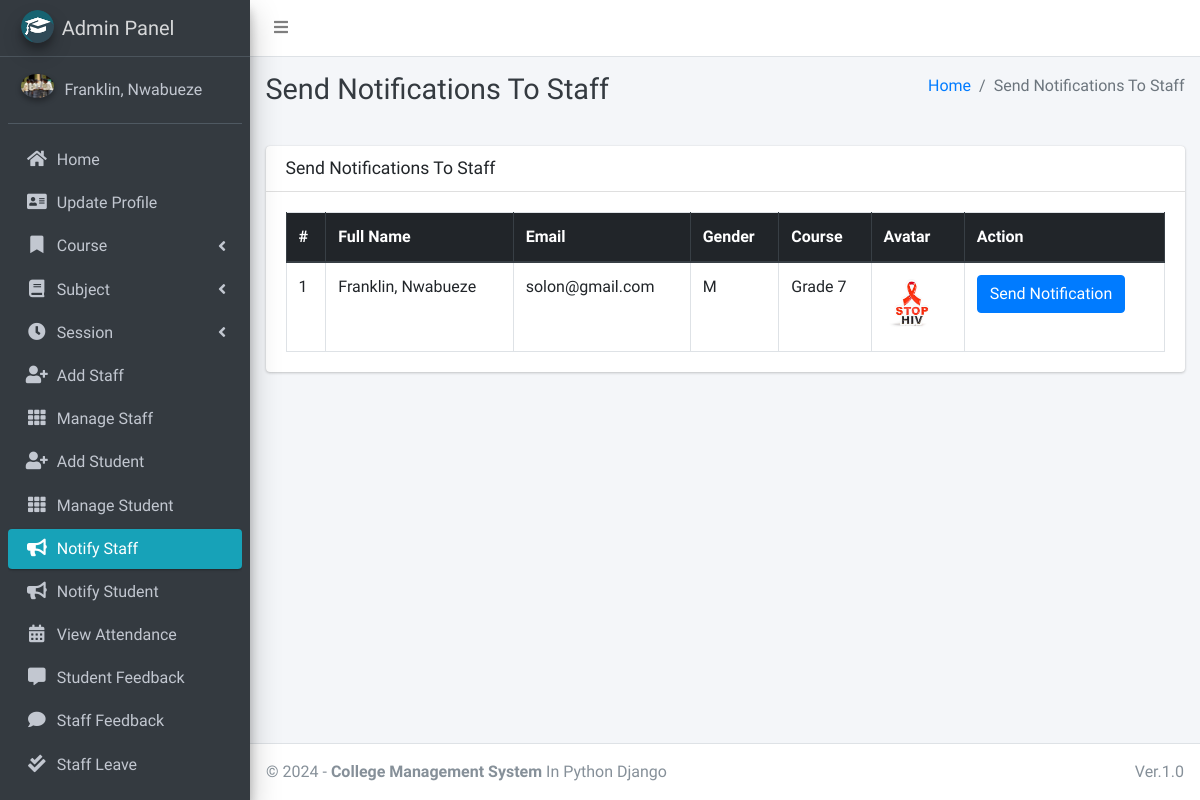
/admin_notify_staff (signed in), run on the app's committed database.
### main_app/models.py (models this page shows, shortened)
class CustomUser(AbstractUser):
    USER_TYPE = ((1, "HOD"), (2, "Staff"), (3, "Student"))  # Choices for user types
    GENDER = [("M", "Male"), ("F", "Female")]  # Choices for gender
    username = None  # Removed username field, using email instead
    email = models.EmailField(unique=True)  # Unique email field for authentication
    user_type = models.CharField(default=1, choices=USER_TYPE, max_length=1)  # User role
    gender = models.CharField(max_length=1, choices=GENDER)  # Gender field
    profile_pic = models.ImageField()  # Profile picture field
    address = models.TextField()  # Address field
    fcm_token = models.TextField(default="")  # For Firebase notifications
    created_at = models.DateTimeField(auto_now_add=True)  # Timestamp for creation
    updated_at = models.DateTimeField(auto_now=True)  # Timestamp for last update
    USERNAME_FIELD = "email"  # Use email as the unique identifier for login
    REQUIRED_FIELDS = []  # No additional fields required for creating a user
    objects = CustomUserManager()  # Use custom user manager
    def __str__(self):
        return self.last_name + ", " + self.first_name  # String representation of the user

class Staff(models.Model):
    course = models.ForeignKey(Course, on_delete=models.DO_NOTHING, null=True, blank=False)  # Link to Course
    admin = models.OneToOneField(CustomUser, on_delete=models.CASCADE)  # Link to CustomUser

class Course(models.Model):
    name = models.CharField(max_length=120)  # Course name
    created_at = models.DateTimeField(auto_now_add=True)  # Creation timestamp
    updated_at = models.DateTimeField(auto_now=True)  # Last update timestamp

### main_app/hod_views.py (the view)
# urls.py: path("admin_notify_staff", hod_views.admin_notify_staff,
def admin_notify_staff(request):
    staff = CustomUser.objects.filter(user_type=2)
    context = {
        'page_title': "Send Notifications To Staff",
        'allStaff': staff
    }
    return render(request, "hod_template/staff_notification.html", context)

### main_app/templates/hod_template/staff_notification.html (shortened to what this page needs)
{% extends 'main_app/base.html' %}
{% load static %}
{% block page_title %}{{page_title}}{% endblock page_title %}
{% block content %}
<section class="content">
    <div class="container-fluid">
        <div class="row">
            <div class="col-md-12">
                <div class="card">
                    <div class="card-header">
                        <h3 class="card-title">{{page_title}}</h3>
                    </div>
                    <div class="card-body">
                        <table id="example2" class="table table-bordered table-hover">
                            <thead class="thead-dark">
                                <tr>
                                    <th>#</th>
                                    <th>Full Name</th>
                                    <th>Email</th>
                                    <th>Gender</th>
                                    <th>Course</th>
                                    <th>Avatar</th>
                                    <th>Action</th>
                                </tr>
                            </thead>
                            <tbody>
                                {% for staff in allStaff %}
                                <tr>
                                    <td>{{ forloop.counter }}</td>
                                    <td>{{staff.last_name}}, {{staff.first_name}}</td>
                                    <td>{{staff.email}}</td>
                                    <td>{{staff.gender}}</td>
                                    <td>{{staff.staff.course.name}}</td>
                                    <td>
                                        {% if staff.profile_pic == ""  %}
                                        No Image
                                        {% else %}
                                        <img class="img img-fluid mb-2" height="56" width="56"
                                            src="{{staff.profile_pic}}" alt="">
                                        {% endif %}
                                    </td>
                                    <td><button data-toggle = "modal" data-target = "#myModal"class="btn btn-primary show_notification" value="{{staff.id}}">Send Notification</button>
                                    </td>
                                </tr>
                                {% endfor %}
                            </tbody>
                        </table>
                    </div>
                </div>
            </div>
        </div>
    </div>
</section>
{% endblock content %}

### main_app/templates/main_app/sidebar_template.html (shortened to what this page needs)
{% load static %}
<aside class="main-sidebar sidebar-dark-info elevation-4">
    {% if request.user.user_type == '1' %}
    <a href="{% url 'admin_home' %}" class="brand-link">
        <img src="{% static 'dist/img/cmsl.png' %} " alt="AdminLTE Logo"
            class="brand-image img-circle elevation-3" >
        <span class="brand-text font-weight-light">Admin Panel</span>
    </a>
    <div class="sidebar">
        <div class="user-panel mt-3 pb-3 mb-3 d-flex">
            <div class="image">
                <img src="{{ request.user.profile_pic}}" class="img-circle elevation-2" alt="User Image">
            </div>
            <div class="info">
                <a href="#" class="d-block">{{user}}</a>
            </div>
        </div>
        <nav class="mt-2">
            <ul class="nav nav-pills nav-sidebar flex-column" data-widget="treeview" role="menu" data-accordion="false">
                <li class="nav-item">
                    {% url 'admin_home' as admin_home %}
                    <a href="{{admin_home}}" class="nav-link {% if admin_home == request.path %} active {% endif %}">
                        <i class="nav-icon fas fa-home"></i>
                        <p>
                            Home
                        </p>
                    </a>
                </li>
                <li class="nav-item">
                    {% url 'admin_view_profile' as admin_view_profile %}
                    <a href="{{admin_view_profile}}"
                        class="nav-link {% if admin_view_profile == request.path %} active {% endif %}">
                        <i class="nav-icon fas fa-address-card"></i>
                        <p>
                            Update Profile
                        </p>
                    </a>
                </li>
                <li class="nav-item has-treeview">
                    <a href="#" class="nav-link">
                        <i class="nav-icon fas fa-bookmark"></i>
                        <p>
                            Course
                            <i class="fas fa-angle-left right"></i>
                        </p>
                    </a>
                </li>
                <li class="nav-item has-treeview">
                    <a href="#" class="nav-link">
                        <i class="nav-icon fas fa-book"></i>
                        <p>
                            Subject
                            <i class="fas fa-angle-left right"></i>
                        </p>
                    </a>
                </li>
                <li class="nav-item has-treeview">
                    <a href="#" class="nav-link">
                        <i class="nav-icon fas fa-clock"></i>
                        <p>
                            Session
                            <i class="fas fa-angle-left right"></i>
                        </p>
                    </a>
                </li>
                <li class="nav-item">
                    {% url 'add_staff' as add_staff %}
                    <a href="{{add_staff}}" class="nav-link {% if add_staff == request.path %} active {% endif %}">
                        <i class="nav-icon fas fa-user-plus"></i>
                        <p>
                            Add Staff
                        </p>
                    </a>
                </li>
                <li class="nav-item">
                    {% url 'manage_staff' as manage_staff %}
                    {% url 'edit_staff' staff_id as edit_staff %}
                    <a href="{{manage_staff}}"
                        class="nav-link {% if manage_staff == request.path or request.path == edit_staff %} active {% endif %}">
                        <i class="nav-icon fas fa-th"></i>
                        <p>
                            Manage Staff
                        </p>
                    </a>
                </li>
                <li class="nav-item">
                    {% url 'add_student' as add_student%}
                    <a href="{{add_student}}" class="nav-link  {% if add_student == request.path %} active {% endif %}">
                        <i class="nav-icon fas fa-user-plus"></i>
                        <p>
                            Add Student
                        </p>
                    </a>
                </li>
                <li class="nav-item">
                    {% url 'manage_student' as manage_student %}
                    {% url 'edit_student' student_id as edit_student %}
                    <a href="{{manage_student}}"
                        class="nav-link  {% if edit_student == request.path or manage_student == request.path %} active {% endif %}">
                        <i class="nav-icon fas fa-th"></i>
                        <p>
                            Manage Student
                        </p>
                    </a>
                </li>
                <li class="nav-item">
                    {% url 'admin_notify_staff' as admin_notify_staff %}
                    <a href="{{admin_notify_staff}}"
                        class="nav-link {% if admin_notify_staff == request.path %} active {% endif %}">
                        <i class="nav-icon fas fa-bullhorn"></i>
                        <p>
                            Notify Staff
                        </p>
                    </a>
                </li>
                <li class="nav-item">
                    {% url 'admin_notify_student' as admin_notify_student %}
                    <a href="{{admin_notify_student}}"
                        class="nav-link {% if admin_notify_student == request.path %} active {% endif %}">
                        <i class="nav-icon fas fa-bullhorn"></i>
                        <p>
                            Notify Student
                        </p>
                    </a>
                </li>
                <li class="nav-item">
                    {% url 'admin_view_attendance' as admin_view_attendance %}
                <li class="nav-item">
                    <a href="{{admin_view_attendance}}"
                        class="nav-link  {% if admin_view_attendance == request.path %} active {% endif %}">
                        <i class="nav-icon fas fa-calendar-alt"></i>
                        <p>
                            View Attendance
                        </p>
                    </a>
                </li>
                <li class="nav-item">
                    {% url 'student_feedback_message' as student_feedback_message %}
                    <a href="{{ student_feedback_message }}"
                        class="nav-link  {% if student_feedback_message == request.path %} active {% endif %}">
                        <i class="nav-icon fas fa-comment-alt"></i>
                        <p>
                            Student Feedback
                        </p>
                    </a>
                </li>
                <li class="nav-item">
                    {% url 'staff_feedback_message' as staff_feedback_message %}
                    <a href="{{staff_feedback_message}}"
                        class="nav-link   {% if staff_feedback_message == request.path %} active {% endif %}">
                        <i class="nav-icon fas fa-comment"></i>
                        <p>
                            Staff Feedback
                        </p>
                    </a>
                </li>
                <li class="nav-item">
                    {% url 'view_staff_leave' as view_staff_leave %}
                    <a href="{{view_staff_leave}}"
                        class="nav-link  {% if view_staff_leave == request.path %} active {% endif %}">
                        <i class="nav-icon fas fa-check-double"></i>
                        <p>
                            Staff Leave
                        </p>
                    </a>
                </li>
                <li class="nav-item">
                    {% url 'view_student_leave' as view_student_leave %}
                    <a href="{% url 'view_student_leave' %}"
                        class="nav-link  {% if view_student_leave == request.path %} active {% endif %}">
                    </a>
                </li>
                                        {% endif %}
                                    </ul>
                                </nav>
                            </div>
</aside>

### data on the page
CustomUser: user.profile_pic (picture), last_name+first_name "Franklin, Nwabueze"
CustomUser: last_name "Franklin", first_name "Nwabueze", email "solon@gmail.com", gender "M", staff.course.name "Grade 7", profile_pic (picture)

### other printed values
{{ page_title }} "Send Notifications To Staff"
